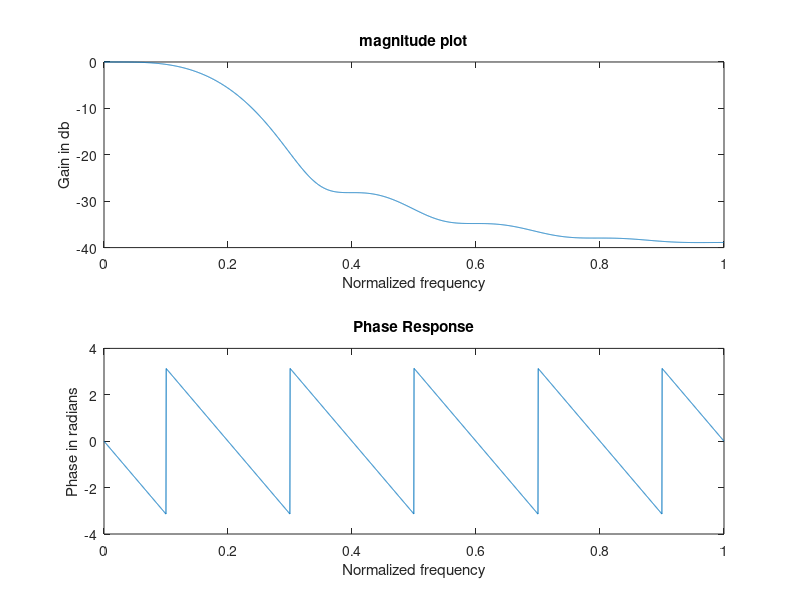

The MATLAB source for this figure:
% Response of low-pass FIR filter using Bartlett(Triangular) window 
clc; 
clear all; 
close all; 
n=20; fp=100; 
fq=300; fs=1000; 
fn=2*fp/fs; window=bartlett(n+1); 
b=fir1(n,fn,window); 
w=0:0.001:pi; 
[h,orn]=freqz(b,1,w); 
a=20*log10(abs(h)); 
b=angle(h); 
subplot(2,1,1);plot(w/pi,a); 
xlabel('Normalized frequency') 
ylabel('Gain in db') 
title('magnitude plot') 
subplot(2,1,2);plot(w/pi,b); 
xlabel('Normalized frequency') 
ylabel('Phase in radians') 
title('Phase Response') 